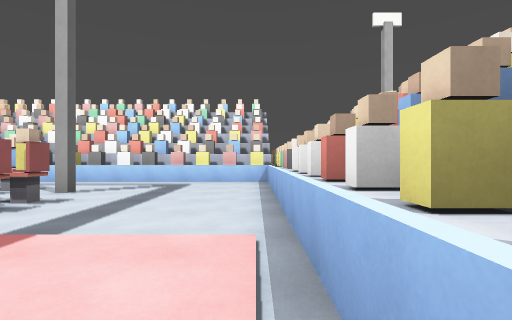
View 1 (above)

15 first-person views from a walk through a 3-D level made in the Godot game engine. The camera is 1.3 m above the floor, looks level and sees 85° across. The floor is counted in squares, 2 m on a side. Each view is taken from the middle of a square. On the plan, view 1 faces up. The plan holds only what a view shows up to about 9 squares ahead; the rest is blank. The place goes on beyond the plan. Characters and animated objects are not drawn.

View 2
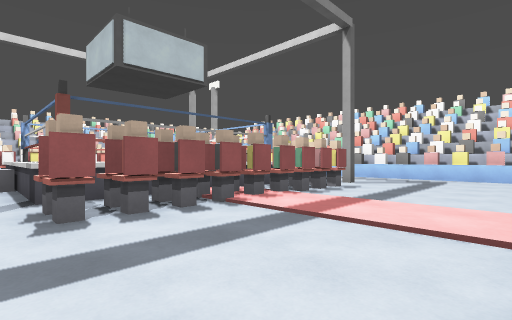

View 3
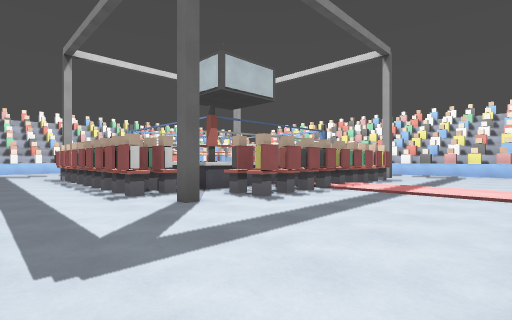

View 4
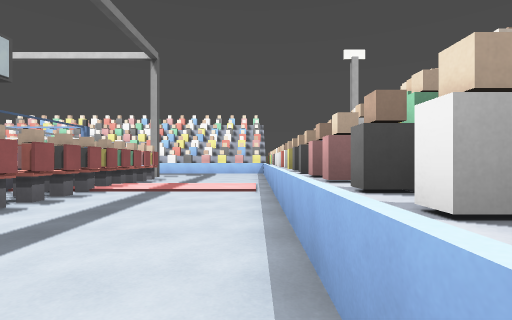

View 5
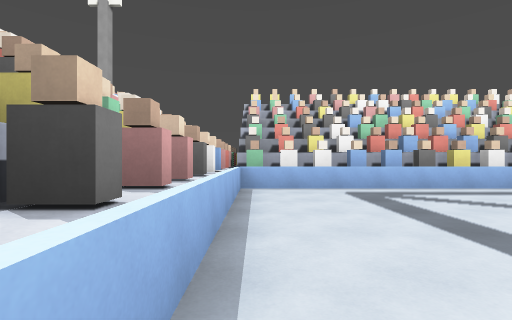

View 6
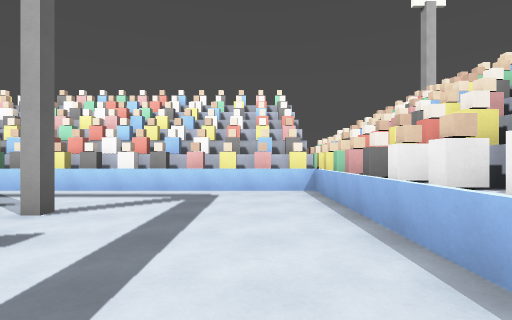

View 7
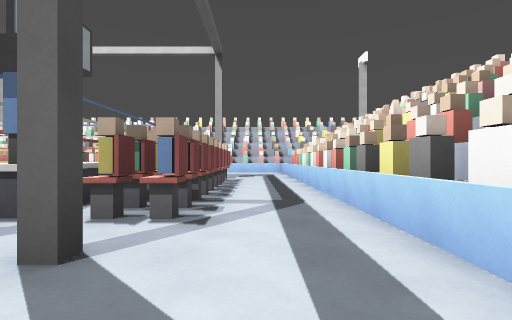

View 8
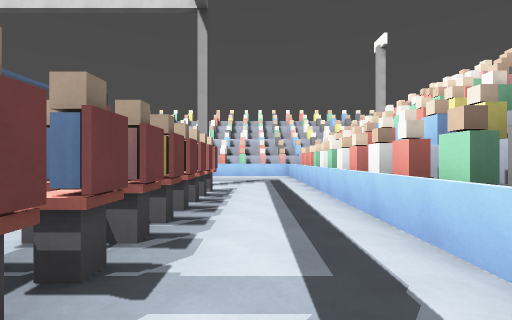

View 9
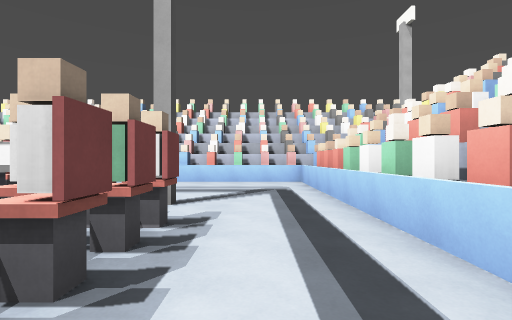

View 10
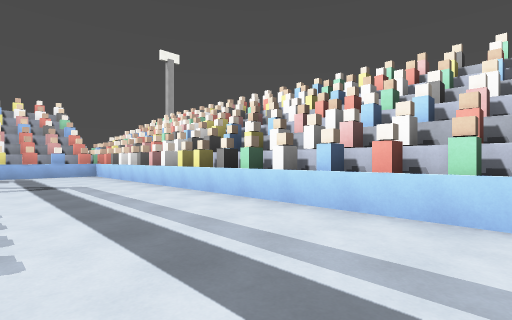

View 11
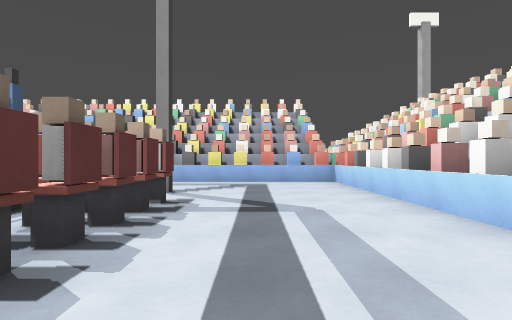

View 12
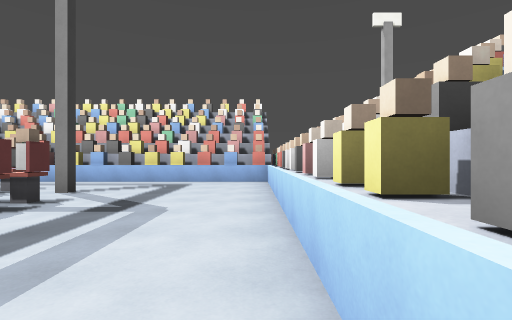

View 13
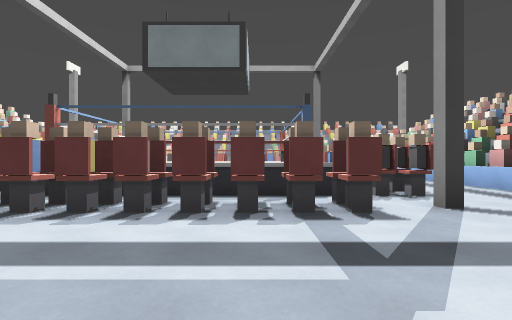

View 14
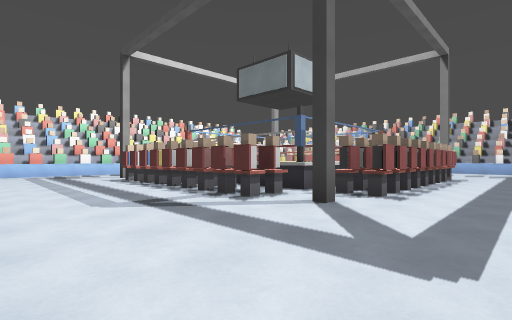

View 15
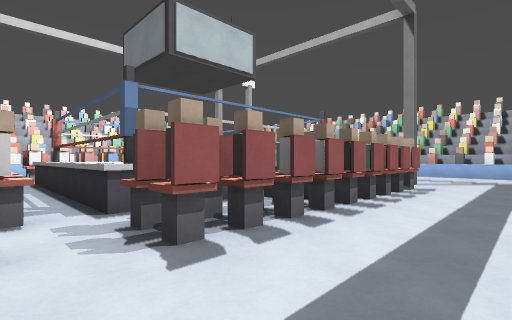

### Floor plan
Key: @ floor where view 1 was taken; # wall or solid block; . floor; ^ raised ledge.
Columns run from 17 left of view 1 to 1 right of it. Each row starts with its distance up from view 1.
 11                   #
 10                   #
  9 ##^^^###^^^###^^###
  8 #.................#
  7 ^.................^
  6 ^.....#######.....^
  5 ^.....##   ##.....^
  4 ^....##     ##....^
  3 #....##     ##....#
  2 ^....#       #....^
  1 ^...##       ##...^
  0 ^...###     ###..@^
 -1 ^....##     ##....^
 -2 #.....##   ##.....#
 -3 #.....#######.....#
 -4 ^.................^
 -5 ^.................^
 -6 ^#^^^###^^^###^^##^
 -7                   ^
 -8                   ^

Where each view was taken, in squares from view 1:
view 1: 0 up, 0 right, facing up
view 2: 2 down, 0 right, facing up-left
view 3: 5 down, 0 right, facing up-left
view 4: 5 down, 0 right, facing up
view 5: 1 up, 0 right, facing down
view 6: 2 up, 1 left, facing up
view 7: 7 up, 2 left, facing left
view 8: 7 up, 5 left, facing left
view 9: 7 up, 8 left, facing left
view 10: 7 up, 13 left, facing down-left
view 11: 3 up, 14 left, facing down
view 12: 3 up, 16 left, facing down
view 13: 0 up, 16 left, facing right
view 14: 5 down, 16 left, facing up-right
view 15: 5 down, 12 left, facing up-right
